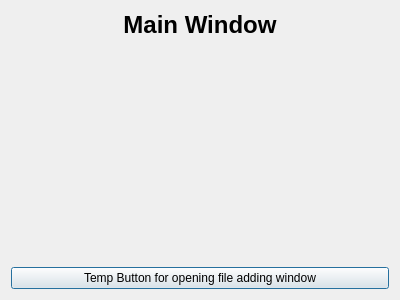
<?xml version="1.0" encoding="UTF-8"?>
<ui version="4.0">
 <class>MainWindow</class>
 <widget class="QDialog" name="MainWindow">
  <property name="geometry">
   <rect>
    <x>0</x>
    <y>0</y>
    <width>400</width>
    <height>300</height>
   </rect>
  </property>
  <property name="windowTitle">
   <string>Dialog</string>
  </property>
  <layout class="QVBoxLayout" name="verticalLayout">
   <item>
    <widget class="QLabel" name="label">
     <property name="text">
      <string>&lt;h1&gt;Main Window&lt;/h1&gt;</string>
     </property>
     <property name="alignment">
      <set>Qt::AlignHCenter|Qt::AlignTop</set>
     </property>
    </widget>
   </item>
   <item>
    <widget class="QPushButton" name="pushButton">
     <property name="text">
      <string>Temp Button for opening file adding window</string>
     </property>
    </widget>
   </item>
  </layout>
 </widget>
 <resources/>
 <connections/>
</ui>
